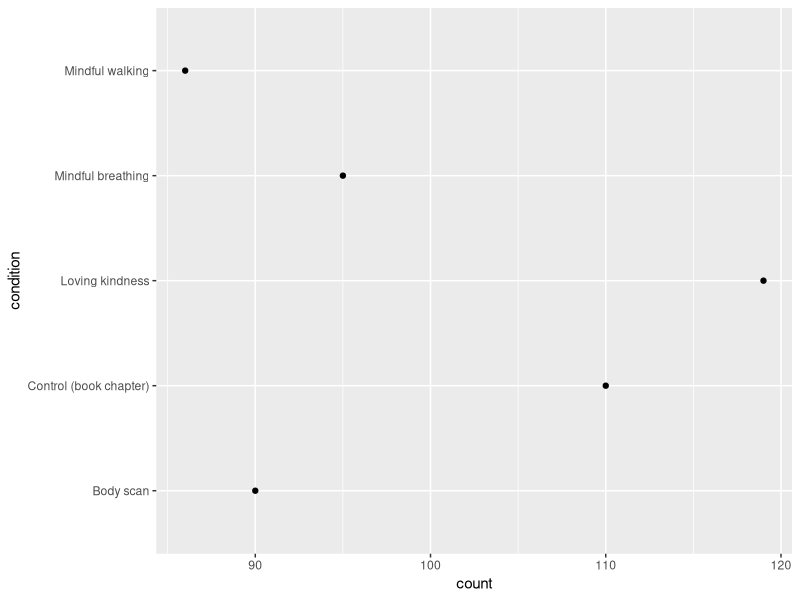
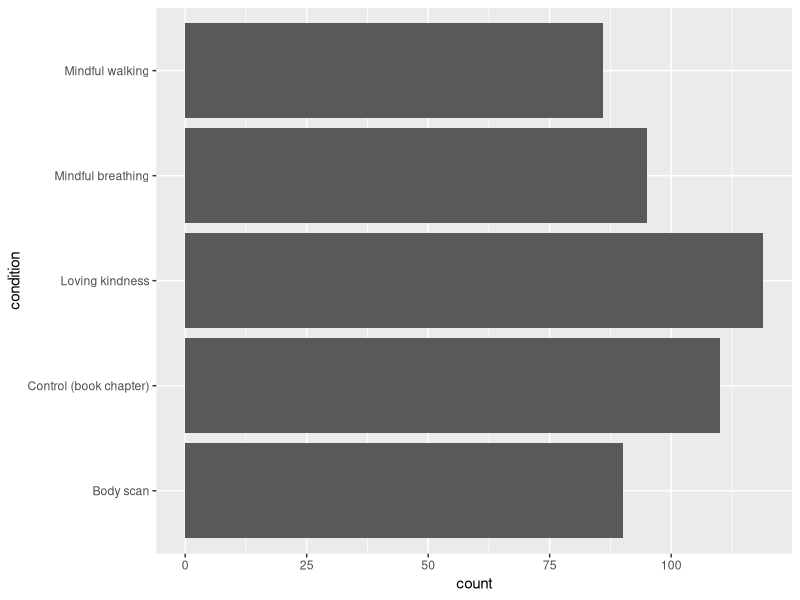
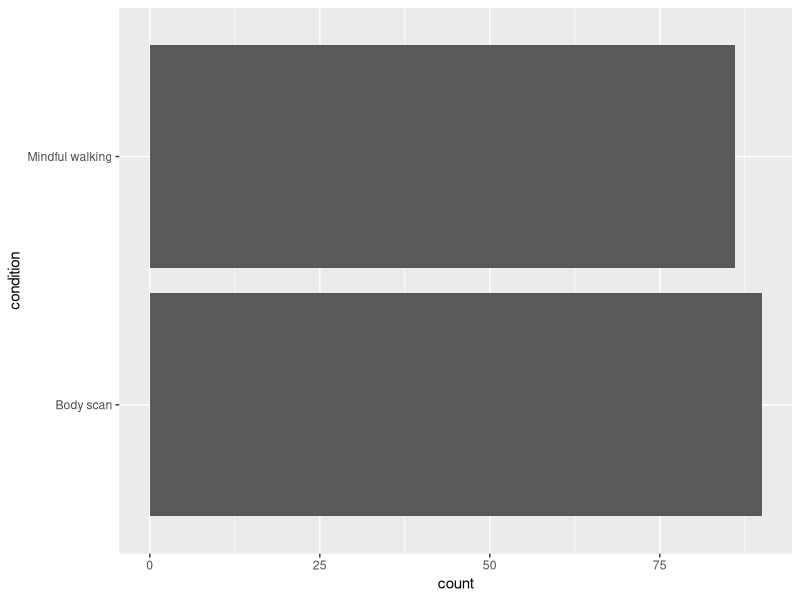
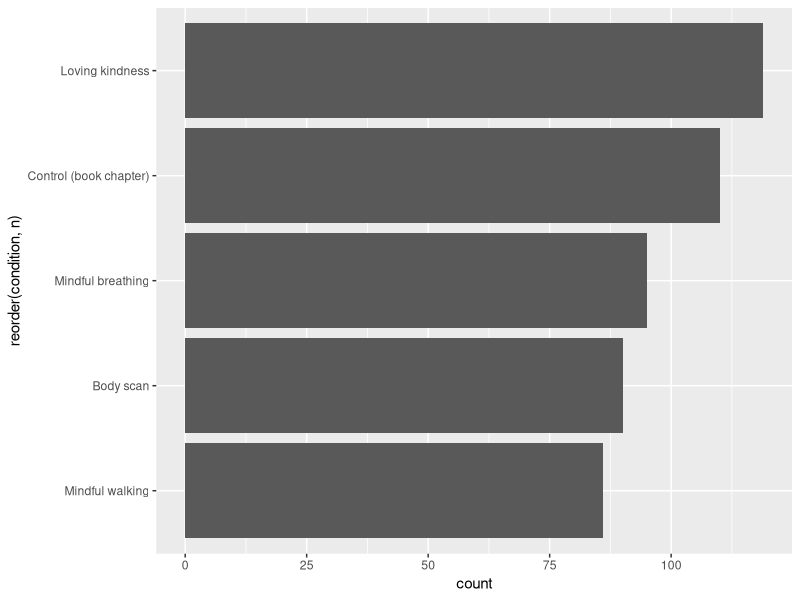
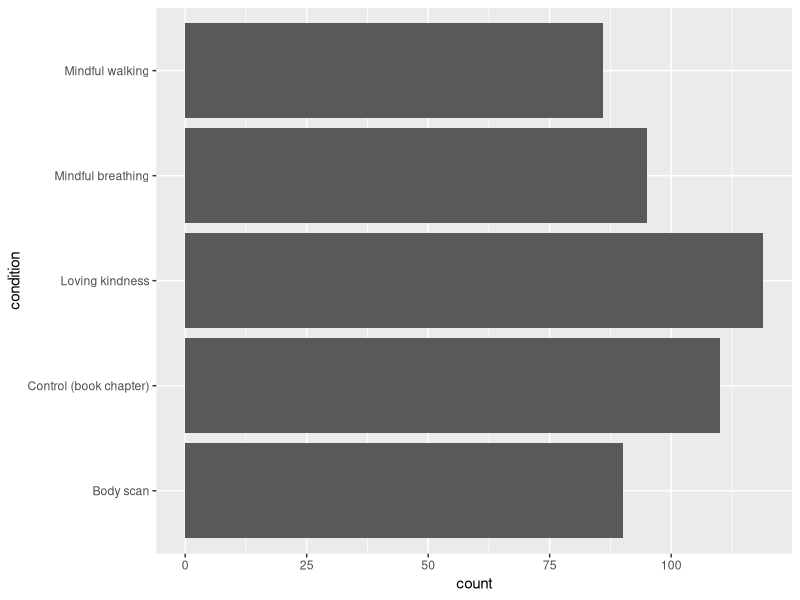
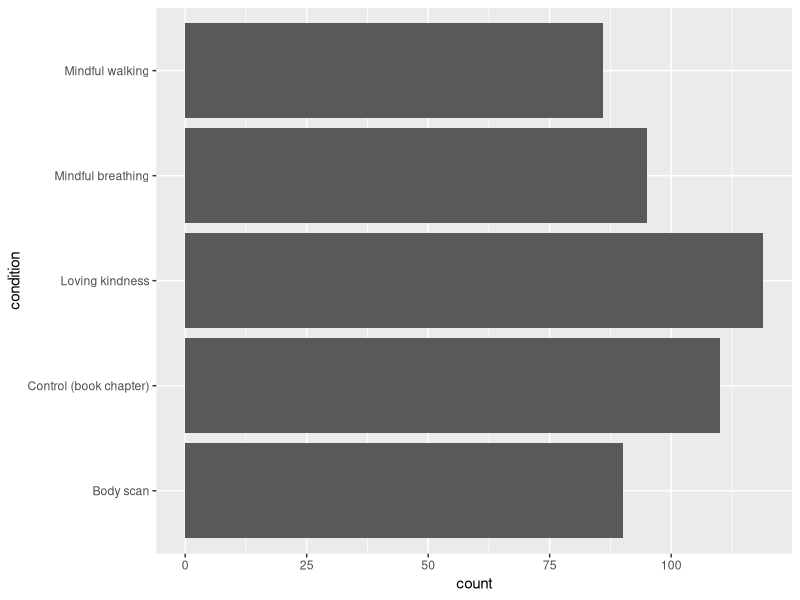
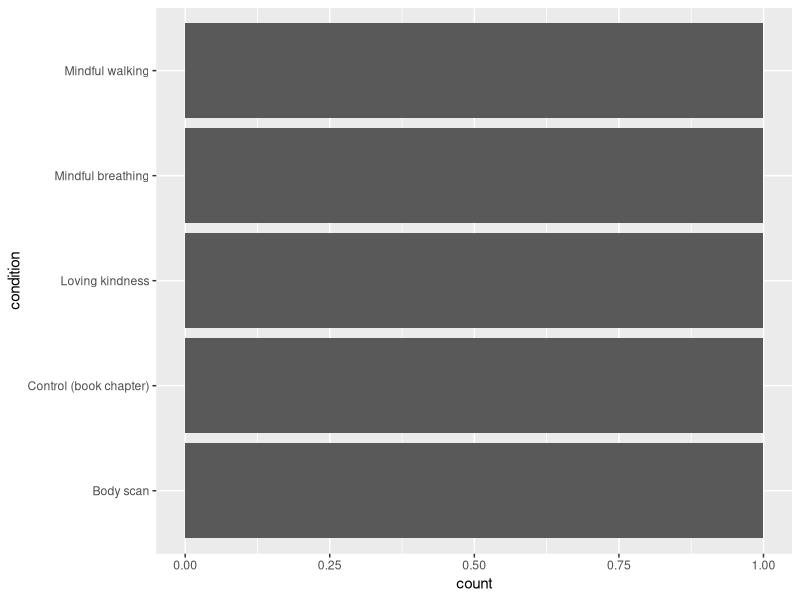
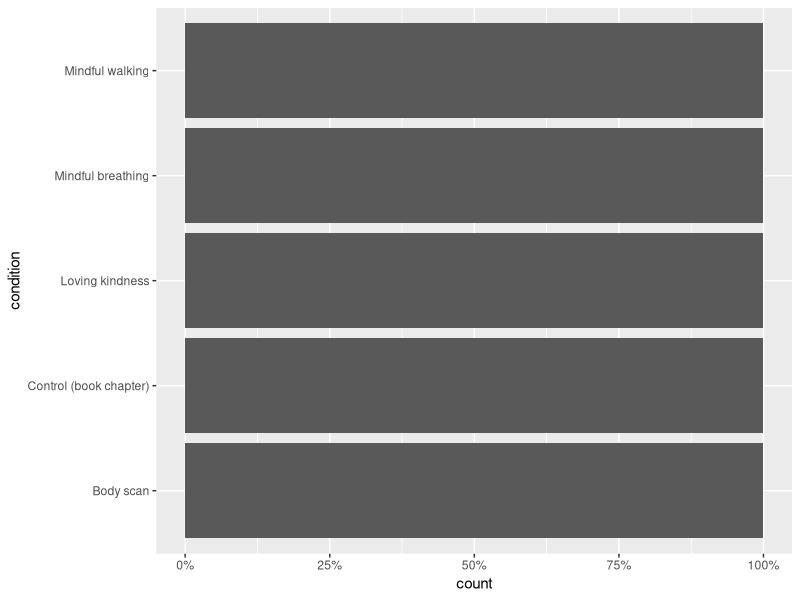

Write the R code that produced these figures, in order.
## ---- chunk 1
#| echo: false
#| output: false
library(readr)
library(ggplot2)

meditation = read_csv('data/meditation-stress-sample.csv')
## ---- chunk 2
ggplot(meditation, aes(y = condition)) +
    geom_point(stat = 'count')
## ---- chunk 3
#| fig-height: 2
ggplot(meditation, aes(y = condition)) +
    geom_bar()
## ---- chunk 4
#| echo: false
meditation |>
    dplyr::filter(condition %in% c('Mindful walking', 'Body scan')) |>
ggplot(aes(y = condition)) +
    geom_bar()
## ---- chunk 5
#| fig-height: 2
meditation |>
    dplyr::add_count(condition) |>
    ggplot(aes(y = reorder(condition, n))) +
        geom_bar()
## ---- chunk 6
#| fig-height: 2
ggplot(meditation, aes(y = condition, fill = gender)) +
    geom_bar()
## ---- chunk 7
#| fig-height: 3
ggplot(meditation, aes(y = condition, fill = gender)) +
    geom_bar(position = 'dodge')
## ---- chunk 8
#| fig-height: 2
ggplot(meditation, aes(y = condition, fill = gender)) +
    geom_bar(position = 'fill')
## ---- chunk 9
#| fig-height: 2
ggplot(meditation, aes(y = condition, fill = gender)) +
    geom_bar(position = 'fill') +
    scale_x_continuous(labels = scales::label_percent())
## ---- chunk 10
ggplot(meditation, aes(x = factor(1), fill = gender)) +
    geom_bar() +
    coord_polar(theta = 'y')
